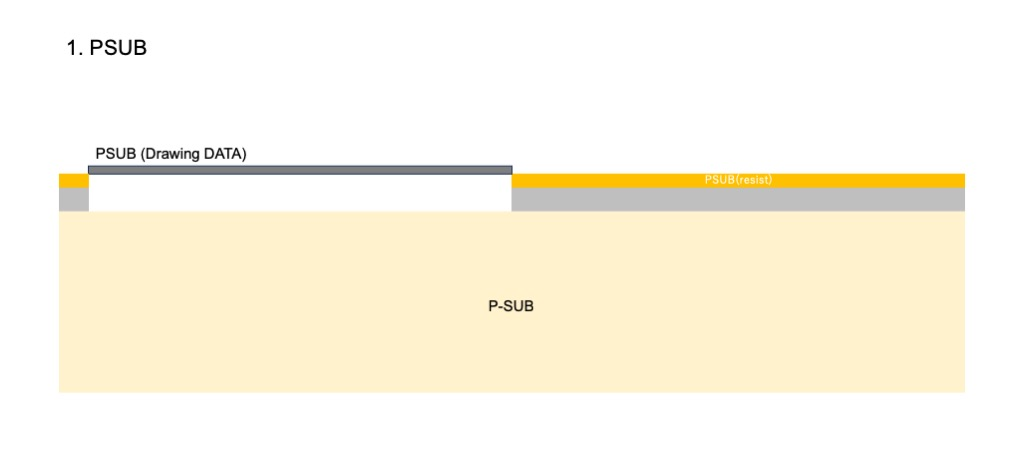
#> input picture Document/Tutorials/Process_Steps/Slide1.jpeg, 1024 x 455 px
$ python PNG2GDS.py --input ../Document/Tutorials/Process_Steps/Slide1.jpeg --output out.png
#> lines starting #> are read from the running program, lines starting #| are printed output that depends on the picture; after the words box and inside, x2 and y2 are one past the last pixel; in counts of white or black regions, pixels touching at a corner belong together
#!/usr/bin/env python3
# ----- ------ ----- ----- ------ ----- ----- ------ -----
# OpenSUSI jun1okamura <jun1okamura@gmail.com>
# LICENSE: Apache License Version 2.0, January 2004,
#          http://www.apache.org/licenses/
# ----- ------ ----- ----- ------ ----- ----- ------ -----

import argparse
import re
from pathlib import Path

from PIL import Image
import klayout.db as pya


MAX_WIDTH_PX = 155
MAX_HEIGHT_PX = 80
PIXEL_SIZE_UM = 2.0
LAYER = (13, 0)


def normalize_cell_name(text: str) -> str:
    value = re.sub(r"[^A-Za-z0-9_]+", "_", text.strip())
    value = re.sub(r"_+", "_", value).strip("_")
    return value or "LOGO"


def make_top_cell_name(output_path: Path) -> str:
    stem = normalize_cell_name(output_path.stem.upper())
    return f"TOP_{stem}"


def crop_to_content(image: Image.Image) -> Image.Image:
    """
    白背景(255)を前提に、非白画素の外接BBoxで切り出す。
    何も描かれていない場合は元画像を返す。
    """
    mask = image.point(lambda p: 0 if p >= 255 else 255)
    bbox = mask.getbbox()

    if bbox is None:
        return image

    return image.crop(bbox)


def load_and_prepare_image(path: Path) -> Image.Image:
    """
    1. PNGをグレースケールで読む
    2. 二値化
    3. データがある領域だけ切り出す
    4. 横155px以下、縦80px以下に収まる最大倍率で等倍スケール
    5. 白キャンバス中央に配置
    """
    image = Image.open(path).convert("L")
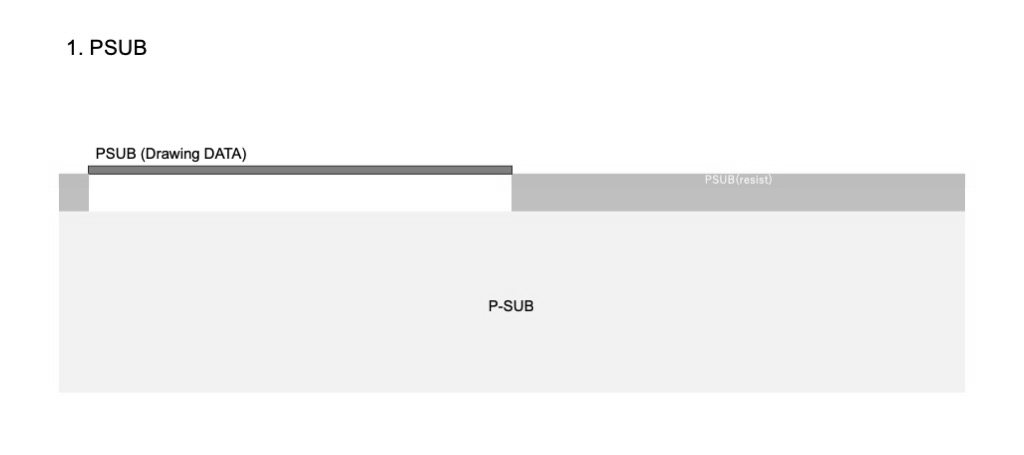
#> image: PIL image 1024x455 L; min 0, max 255, mean 246
    image = image.point(lambda p: 255 if p > 128 else 0)
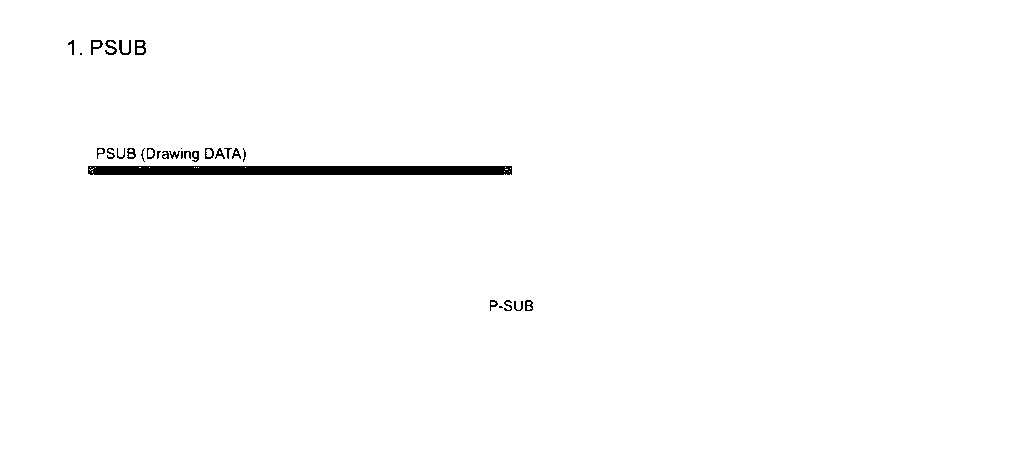
#> image: PIL image 1024x455 L; 98.9% white; 30 black regions (6 under 20 px), largest, box (x1, y1, x2, y2) and area: (88, 166, 512, 175) 3787, (135, 40, 146, 55) 97, (105, 40, 117, 55) 82

    content = crop_to_content(image)
#> in crop_to_content, `bbox = mask.getbbox()`: bbox = (68, 40, 533, 311)
#> in crop_to_content, `return image.crop(bbox)`:
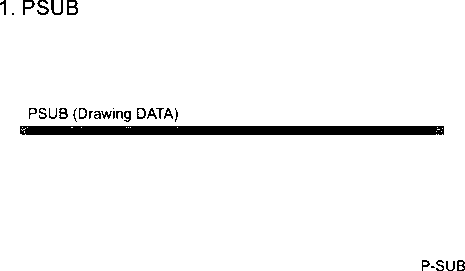
#> returned value: PIL image 465x271 L; 96.1% white; 30 black regions (6 under 20 px), largest, box (x1, y1, x2, y2) and area: (20, 126, 444, 135) 3787, (67, 0, 78, 15) 97, (37, 0, 49, 15) 82
    content_w, content_h = content.size
#> content_w = 465; content_h = 271

    if content_w <= 0 or content_h <= 0:
        return Image.new("L", (MAX_WIDTH_PX, MAX_HEIGHT_PX), 255)

    scale_x = MAX_WIDTH_PX / content_w
#> scale_x = 0.333
    scale_y = MAX_HEIGHT_PX / content_h
#> scale_y = 0.295
    scale = min(scale_x, scale_y)
#> scale = 0.295

    resized_w = max(1, round(content_w * scale))
#> resized_w = 137
    resized_h = max(1, round(content_h * scale))
#> resized_h = 80

    resized = content.resize(
        (resized_w, resized_h),
        Image.Resampling.NEAREST,
    )
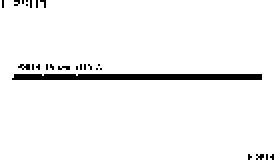
#> resized: PIL image 137x80 L (shown 2 times larger); 95.7% white; 26 black regions (25 under 20 px), largest, box (x1, y1, x2, y2) and area: (6, 37, 131, 40) 371

    canvas = Image.new("L", (MAX_WIDTH_PX, MAX_HEIGHT_PX), 255)
#> canvas: PIL image 155x80 L; every value is 255
    offset_x = (MAX_WIDTH_PX - resized_w) // 2
#> offset_x = 9
    offset_y = (MAX_HEIGHT_PX - resized_h) // 2
#> offset_y = 0
    canvas.paste(resized, (offset_x, offset_y))
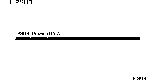
#> canvas: PIL image 155x80 L; 96.2% white; 26 black regions (25 under 20 px), largest, box (x1, y1, x2, y2) and area: (15, 37, 140, 40) 371

    return canvas


def write_gds_from_image(image: Image.Image, output_path: Path) -> str:
    width, height = image.size
#> width = 155; height = 80

    layout = pya.Layout()
    layout.dbu = 0.001  # 1nm database unit

    top_cell_name = make_top_cell_name(output_path)
    top_cell = layout.create_cell(top_cell_name)
    layer_index = layout.layer(*LAYER)

    pixels = image.load()

    # 原点をBBOX中心に合わせる
    center_x_um = width * PIXEL_SIZE_UM / 2.0
    center_y_um = height * PIXEL_SIZE_UM / 2.0

    for y in range(height):
        for x in range(width):
            if pixels[x, y] < 128:
                gx = x * PIXEL_SIZE_UM - center_x_um
                gy = (height - 1 - y) * PIXEL_SIZE_UM - center_y_um

                box = pya.Box(
                    int(round(gx / layout.dbu)),
                    int(round(gy / layout.dbu)),
                    int(round((gx + PIXEL_SIZE_UM) / layout.dbu)),
                    int(round((gy + PIXEL_SIZE_UM) / layout.dbu)),
                )
                top_cell.shapes(layer_index).insert(box)

    output_path.parent.mkdir(parents=True, exist_ok=True)
    layout.write(str(output_path))

    return top_cell_name


def parse_args() -> argparse.Namespace:
    parser = argparse.ArgumentParser(
        description=(
            "Convert a PNG into a centered GDSII logo. "
            "The content area is scaled to fit within 155 px width "
            "and 80 px height while preserving aspect ratio. "
            "The output GDS contains a single top cell only."
        )
    )
    parser.add_argument("--input", required=True, help="Input PNG file")
    parser.add_argument("--output", required=True, help="Output GDSII file")
    return parser.parse_args()


def main() -> None:
    args = parse_args()

    input_path = Path(args.input)
    output_path = Path(args.output)

    image = load_and_prepare_image(input_path)
    top_cell_name = write_gds_from_image(image, output_path)

    print(f"Input PNG : {input_path}")
    print(f"Output GDS: {output_path}")
    print(f"Canvas    : {MAX_WIDTH_PX}x{MAX_HEIGHT_PX} px")
    print(f"Pixel size: {PIXEL_SIZE_UM} um")
    print("Scale rule: fit within 155 px width and 80 px height")
    print("Origin    : centered at GDS BBOX center")
    print(f"Top cell  : {top_cell_name}")
    print("Hierarchy : none")


if __name__ == "__main__":
    main()
#> (the call stopped at in write_gds_from_image, `layout = pya.Layout()`: klayout is not available in this run)

$ run again, on Document/Tutorials/Process_Steps/Slide11.jpeg
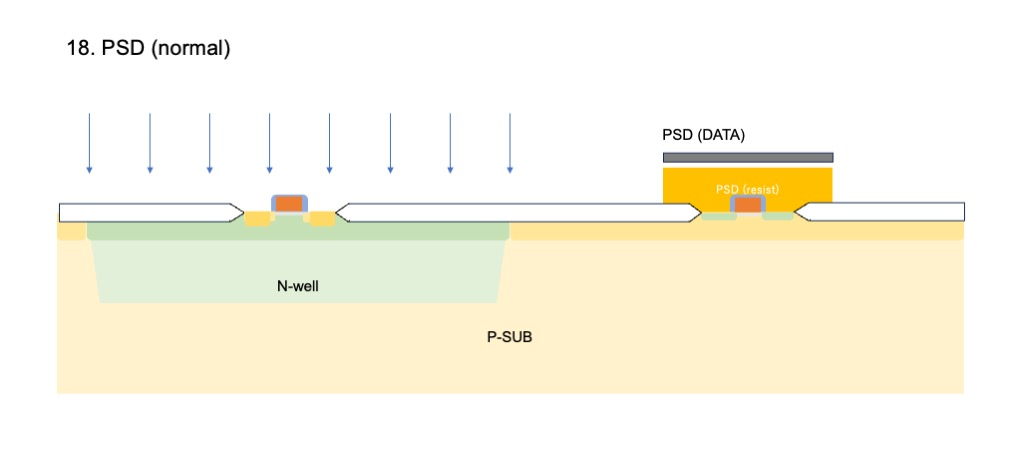
#> input picture Document/Tutorials/Process_Steps/Slide11.jpeg, 1024 x 455 px
#> in load_and_prepare_image, `image = image.point(lambda p: 255 if p > 128 else 0)`:
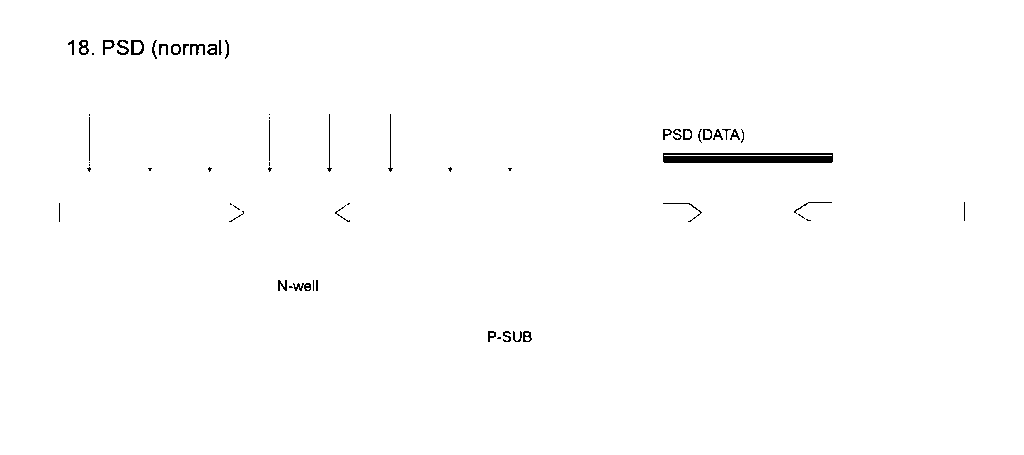
#> image: PIL image 1024x455 L; 99.2% white; 61 black regions (24 under 20 px), largest, box (x1, y1, x2, y2) and area: (663, 153, 833, 163) 1530, (131, 40, 144, 55) 103, (190, 44, 205, 55) 87
#> bbox = (59, 40, 965, 342)
#> resized: PIL image 155x52 L; 98.5% white; black in thin lines or dots, all inside (x1, y1, x2, y2) = (2, 0, 132, 52)
#> in load_and_prepare_image, `canvas.paste(resized, (offset_x, offset_y))`:
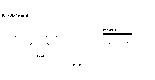
#> canvas: PIL image 155x80 L; 99% white; black in thin lines or dots, all inside (x1, y1, x2, y2) = (2, 14, 132, 66)

$ run again, on Document/Tutorials/Process_Steps/Slide12.jpeg
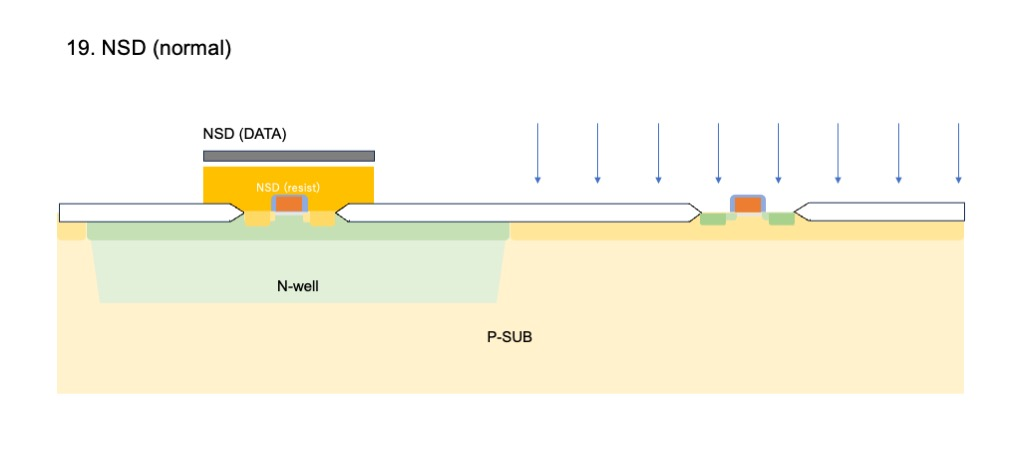
#> input picture Document/Tutorials/Process_Steps/Slide12.jpeg, 1024 x 455 px
#> in load_and_prepare_image, `image = image.point(lambda p: 255 if p > 128 else 0)`:
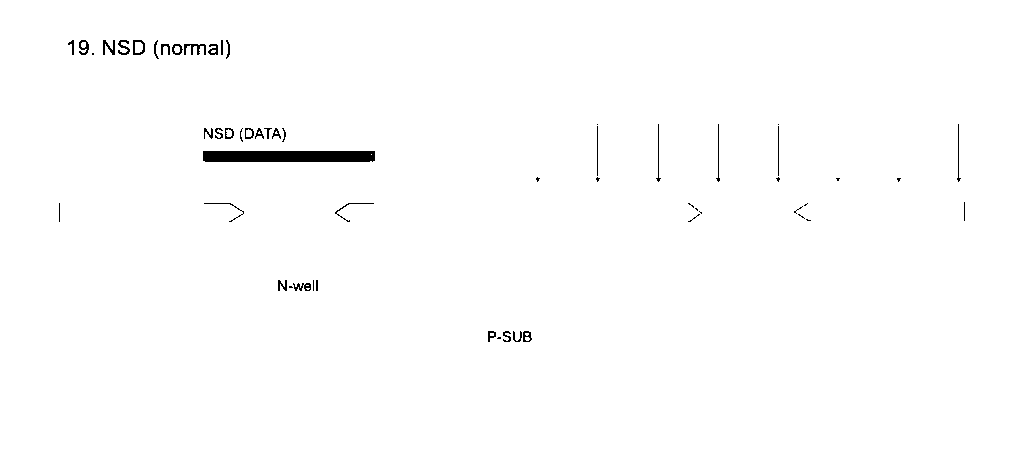
#> image: PIL image 1024x455 L; 99.1% white; 57 black regions (22 under 20 px), largest, box (x1, y1, x2, y2) and area: (203, 151, 375, 162) 1885, (184, 44, 206, 55) 120, (103, 40, 115, 55) 93
#> bbox = (59, 40, 965, 342)
#> resized: PIL image 155x52 L; 98.5% white; black in thin lines or dots, all inside (x1, y1, x2, y2) = (2, 0, 128, 52)
#> in load_and_prepare_image, `canvas.paste(resized, (offset_x, offset_y))`:
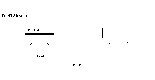
#> canvas: PIL image 155x80 L; 99% white; black in thin lines or dots, all inside (x1, y1, x2, y2) = (2, 14, 128, 66)
